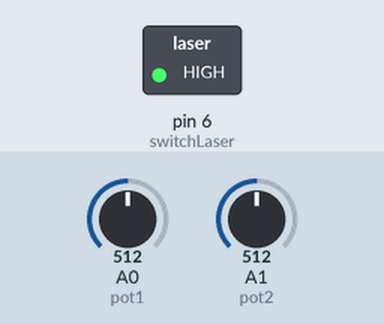
This sketch was run on a simulated Arduino Uno, built with avr-gcc and run on an emulated ATmega328P. Parts: switched loads named in the sketch (green lamp = pin HIGH). Inputs (shaded band) come from the test bench; at power-on: A0 (pot1) = 512, A1 (pot2) = 512. What the sketch prints to the serial monitor is not drawn.

Above: at 0.1 s.
Timing chart, 0 to 1.6 s (numbered marks = the images above):
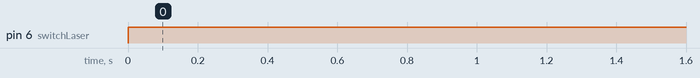

The sketch:

sketch_feb22a.ino
```cpp
//Pin reading and writing
int pot1 = A0;
int pot2 = A1;
int switchLaser = 6;


//Global variables
int potValue1 = 0;
int potValue2 = 0;
unsigned long dataTimer = 0;              //used to track how often to communicate data


void setup() {
  Serial.begin(9600);

  pinMode(6, OUTPUT);


}

void loop() {
  // put your main code here, to run repeatedly:
  potValue1 = analogRead(pot1);
  potValue2 = analogRead(pot2);

  Serial.print(potValue1);
  Serial.println(potValue2);

  dataTimer = millis();

  digitalWrite(switchLaser, HIGH);


}
```

Measured:
- by itself, pin 6 (switchLaser): LOW → HIGH at 0.00 s
